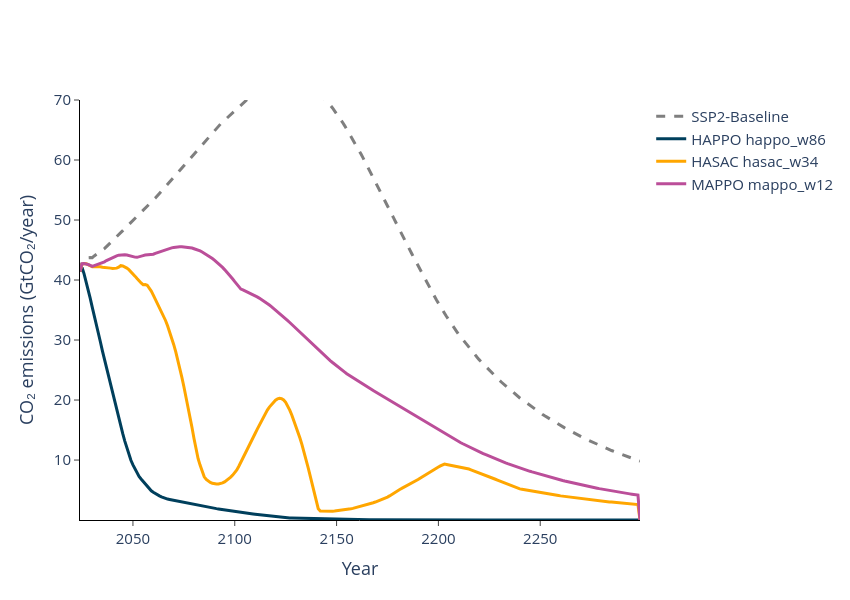

The notebook cell this image was saved under:
### Markdown cell above
## Plot 3 — Median Emission Pathways vs Baseline

Best HAPPO run vs best MAPPO run, compared against the SSP2-4.5 baseline.

> **Best run** = the run whose `objective_summary.csv` records the highest `welfare`.  
> Falls back to the first discovered run if the CSV is missing.

### Code cell
def _best_run(runs: dict, info: dict) -> str:
    """Return the name of the run with highest welfare, or the first run."""
    scores = {}
    for name, run_dir in runs.items():
        csv = run_dir / 'objective_summary.csv'
        if csv.exists():
            df = pd.read_csv(csv)
            if 'welfare' in df.columns:
                scores[name] = df['welfare'].max()
                print(name, df['welfare'])
    return max(scores, key=scores.get) if scores else next(iter(runs))


best_happo = _best_run(happo_runs, happo_info)
best_hasac = _best_run(hasac_runs, hasac_info)
best_mappo = _best_run(mappo_runs, mappo_info)

print(f'Best HAPPO run: {best_happo}')
print(f'Best HASAC run: {best_hasac}')
print(f'Best MAPPO run: {best_mappo}')

if BASELINE_PATH.exists():
    median_paths = [
        str(BASELINE_PATH),
        npy_path(happo_runs[best_happo], happo_info[best_happo]['prefix'], 'emissions'),
        npy_path(hasac_runs[best_hasac], hasac_info[best_hasac]['prefix'], 'emissions'),
        npy_path(mappo_runs[best_mappo], mappo_info[best_mappo]['prefix'], 'emissions'),
    ]
    median_labels = ['SSP2-Baseline', f'HAPPO {best_happo}', f'HASAC {best_hasac}', f'MAPPO {best_mappo}']

    fig_median, _ = plot_median_emission_comparison_with_baseline(
        data_paths=median_paths,
        labels=median_labels,
        fill=['none', 'none', 'none', 'none'],
        path_to_output='.',
        xaxis_title='Year',
        yaxis_title='CO₂ emissions (GtCO₂/year)',
        linewidth=3,
        colour_palette=['#7F7F7F', HAPPO_LINE, HASAC_LINE, MAPPO_LINE],
        template='plotly_white',
        yaxis_upper_limit=70,
        visualization_start_year=2024,
        visualization_end_year=2299,
        width=850,
        height=600,
        fontsize=15,
        saving=False,
    )
    fig_median.show()
else:
    print(f'Baseline not found at {BASELINE_PATH}. Set BASELINE_PATH in the config cell.')

### Figure 1 — Plotly figure (JSON) as saved in the notebook; plotly's stock layout.template omitted (floating-point values rounded to 4 significant figures; data arrays with more than 128 entries replaced by an {"elided": "..."} marker saying what was removed)
{"data": [{"fill": "none", "line": {"color": "#7F7F7F", "dash": "dash", "width": 3}, "mode": "lines", "name": "SSP2-Baseline", "type": "scatter", "x": {"elided": "276 int values"}, "y": {"elided": "276 float values"}}, {"fill": "none", "line": {"color": "rgba(0, 63, 92, 1)", "dash": "solid", "width": 3}, "mode": "lines", "name": "HAPPO happo_w86", "type": "scatter", "x": {"elided": "276 int values"}, "y": {"elided": "276 float values"}}, {"fill": "none", "line": {"color": "rgba(255, 166, 0, 1)", "dash": "solid", "width": 3}, "mode": "lines", "name": "HASAC hasac_w34", "type": "scatter", "x": {"elided": "276 int values"}, "y": {"elided": "276 float values"}}, {"fill": "none", "line": {"color": "rgba(187, 78, 153, 1)", "dash": "solid", "width": 3}, "mode": "lines", "name": "MAPPO mappo_w12", "type": "scatter", "x": {"elided": "276 int values"}, "y": {"elided": "276 float values"}}], "layout": {"font": {"size": 15}, "height": 600, "title": {"x": 0.5}, "width": 850, "xaxis": {"linecolor": "black", "linewidth": 1, "showgrid": false, "showline": true, "ticks": "outside", "title": {"text": "Year"}}, "yaxis": {"linecolor": "black", "linewidth": 1, "range": [0.01, 70], "showgrid": false, "showline": true, "ticks": "outside", "title": {"text": "CO₂ emissions (GtCO₂/year)"}}}}
